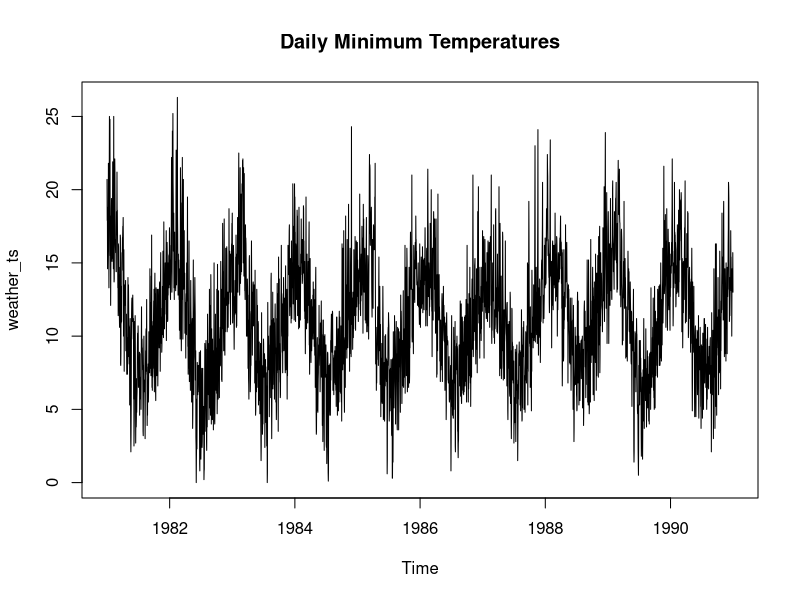

This figure's R source: (Note: this script raises an error after producing the figure.)

# A) Moving Average 

# Load the data
weatherdata <- read.table('daily-min-temperatures.csv', sep=",", header=TRUE)
head(weatherdata)

# Convert the data to a time series object
weather_ts <- ts(weatherdata$Temp, start=c(1981, 1), frequency=365)

# Plot the original data
plot(weather_ts, main="Daily Minimum Temperatures")

# Moving Average
moving_avg <- ma(weather_ts, order=7)  # 7-day moving average
plot(moving_avg, main="7-Day Moving Average")

# Auto Regression (AR)
library(forecast)
auto_reg <- ar(weather_ts, aic=TRUE, order.max=10)  # Fit an AR model
order <- auto_reg$order
plot(auto_reg, main=paste("Auto Regression (AR(", order, "))"), xlab="Lag", ylab="ACF")

# Auto Regression (AR)
library(forecast)
auto_reg <- ar(weather_ts, aic=TRUE, order.max=10)  # Fit an AR model
order <- auto_reg$order

# Compute the ACF values
acf_values <- acf(weather_ts, plot = FALSE)$acf

# Plot the ACF as a bar plot
barplot(as.vector(acf_values), main = paste("Auto Regression (AR(", order, ")) ACF Bar Plot"), xlab = "Lag", ylab = "ACF")

# ARIMA

library(forecast)
auto_reg <- Arima(weather_ts, order=c(5,0,0))  # AR(5) model
plot(auto_reg, main="Auto Regression (ARIMA)")


arima_model <- auto_reg  # You can fine-tune ARIMA parameters
plot(forecast(arima_model), main="ARIMA Forecast")


# Auto Regression (AR)
library(forecast)
auto_reg <- ar(weather_ts, aic=TRUE, order.max=10)  # Fit an AR model
order <- auto_reg$order

# Compute the ACF values
acf_values <- acf(weather_ts, plot = FALSE)$acf

# Plot the ACF as a bar plot
barplot(as.vector(acf_values), main = paste("Auto Regression (AR(", order, ")) ACF Bar Plot"), xlab = "Lag", ylab = "ACF")



#d) Stock Analysis
library(forecast)
pred<-forecast(msft_ar,h=365)
plot(pred)
sp<-read.table('stock_daily.csv', sep=",", header= TRUE)
print(sp)
sp_ts <- ts(sp, start=2016, frequency=365)
print(sp_ts)
plot.ts(sp_ts,col=10, main="Daily Stock Prices", ylab="Price")

#e) Daily Temperature

weatherdata <- read.table('daily-min-temperatures.csv', sep=",", header= TRUE)
head(weatherdata)
plot.ts(weatherdata$Temp, main="Weather", ylab="Temperature")
plot.ts(log(weatherdata$Temp),main="Weather", ylab="Temperature")
temperature.timeseries <- ts(weatherdata$Temp)
plot.ts(temperature.timeseries)
